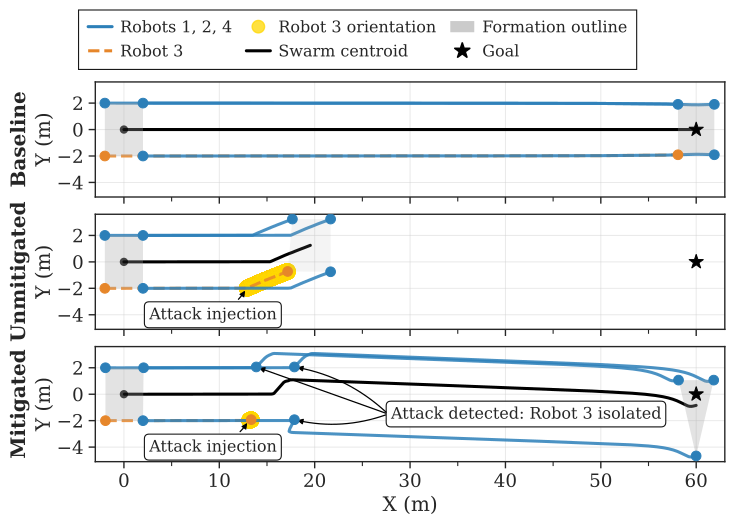

Here is the Python script that generated this plot:
#!/usr/bin/env python3
"""
Formation trajectory plot — D-MUTRA formation experiment.

3 rows (scenarios) × 1 column. Full trajectory from start (0 m) to goal (60 m).
Semantic colour coding: Robot 3 (attack target) in red, others in blue.
Text annotations removed — markers and legend are self-describing.
"""

from pathlib import Path
import glob, json, re
import matplotlib
matplotlib.use("Agg")
import matplotlib.pyplot as plt
from matplotlib.lines import Line2D
from matplotlib.patches import Patch
from matplotlib.ticker import MultipleLocator
import numpy as np
import pandas as pd
import seaborn as sns
import plot_style

SCRIPT_DIR  = Path(__file__).parent
DATA_SUBDIR = "formation-v4"
DATA_DIR    = SCRIPT_DIR.parent / "data" / DATA_SUBDIR
OUT_PDF     = SCRIPT_DIR / "formation_impact_trajectory.pdf"

FONT_SCALE  = 1.5
SSP_PICK    = 10
GOAL        = (60.0, 0.0)
D           = 2.0

C_HEALTHY   = "#2C7FB8"
C_TARGET    = "#E6862A"
C_YAW = "#FFD700"   # gold — rotation intensity overlay

RC = {
    "robot1": C_HEALTHY,
    "robot2": C_HEALTHY,
    "robot3": C_TARGET,
    "robot4": C_HEALTHY,
}
C_CENTROID  = "black"
C_SNAP_FILL = "#A0A0A0"
LW_ROBOT    = 2.2
LW_CENTROID = 2.2

SQ_ORDER  = ["robot1", "robot2", "robot3", "robot4"]
TRI_ORDER = ["robot1", "robot2", "robot4"]

plot_style.apply(FONT_SCALE)


# ── Helpers ───────────────────────────────────────────────────────────────────
def scenario_key(tag):
    m = re.match(r"(baseline|unmitigated|mitigated)(?:-ssp(\d+))?-r(\d+)", tag)
    return m.group(1), (int(m.group(2)) // 1000 if m.group(2) else None)


def load_metrics():
    out = {}
    for f in glob.glob(str(DATA_DIR / "metrics-*.json")):
        d = json.load(open(f))
        out.setdefault(scenario_key(d["run_tag"]), []).append(d)
    return out


def has_yaw(tag):
    """True if the CSV for this run contains real yaw columns."""
    p = DATA_DIR / f"formation-{tag}.csv"
    if not p.exists():
        return False
    with open(p) as f:
        return "yaw_robot3" in f.readline()


def representative(reps, key="ife_compromise", prefer_yaw=False):
    candidates = [r for r in reps if r.get(key) is not None]
    if not candidates:
        return reps[0]
    mean = np.mean([r[key] for r in candidates])
    if prefer_yaw:
        yaw_cands = [r for r in candidates if has_yaw(r["run_tag"])]
        if yaw_cands:
            candidates = yaw_cands
    return min(candidates, key=lambda r: abs(r[key] - mean))


def load_csv(tag):
    return pd.read_csv(DATA_DIR / f"formation-{tag}.csv")


def robot_pos_at(df, t_s, robot):
    idx = (df["t_rel_s"] - t_s).abs().argmin()
    return float(df[f"x_{robot}"].iloc[idx]), float(df[f"y_{robot}"].iloc[idx])


def draw_snapshot(ax, df, t_s, active_robots, dot_ms=7, fill_alpha=0.3):
    pos = {r: robot_pos_at(df, t_s, r) for r in active_robots}
    pts = [pos[r] for r in active_robots]
    px, py = [p[0] for p in pts], [p[1] for p in pts]
    if fill_alpha > 0:
        ax.fill(px, py, color=C_SNAP_FILL, alpha=fill_alpha, zorder=7, edgecolor="none")
    for r in active_robots:
        ax.plot(*pos[r], "o", color=RC[r], ms=dot_ms, mew=0.7, zorder=9)



def plot_rotation_overlay(ax, df, robots, t_min=None, t_max=None, s=140, max_alpha=0.85):
    """Scatter where alpha encodes yaw deviation — bright when spinning, invisible when aligned.

    signal = |ψ| / π  (ψ wrapped to [-π, π]).
    0 when facing the goal (+x, ψ≈0) → invisible.
    1 when facing opposite (ψ=±π) → fully bright."""
    m = np.ones(len(df), dtype=bool)
    if t_min is not None:
        m &= df["t_rel_s"].values >= t_min
    if t_max is not None:
        m &= df["t_rel_s"].values <= t_max
    sub = df[m]
    if sub.empty:
        return
    rc, gc, bc = 1.0, 215 / 255, 0.0   # #FFD700
    for robot in robots:
        col = f"yaw_{robot}"
        if col not in sub.columns:
            continue
        yaw_wrap = np.angle(np.exp(1j * sub[col].values))
        signal   = np.abs(yaw_wrap) / np.pi
        norm     = np.clip(signal, 0.0, 1.0)
        rgba = np.column_stack([
            np.full(len(norm), rc),
            np.full(len(norm), gc),
            np.full(len(norm), bc),
            norm ** 0.5 * max_alpha,
        ])
        ax.scatter(sub[f"x_{robot}"].values, sub[f"y_{robot}"].values,
                   s=s, c=rgba, linewidths=0, edgecolors="none", zorder=2)


def add_path_arrows(ax, df, robot, color, t_lo, t_hi, n=3, step=5, ms=9):
    mask = (df["t_rel_s"] >= t_lo) & (df["t_rel_s"] <= t_hi)
    xcol = ("centroid_x" if robot == "centroid" else f"x_{robot}")
    ycol = ("centroid_y" if robot == "centroid" else f"y_{robot}")
    x = df.loc[mask, xcol].values
    y = df.loc[mask, ycol].values
    if len(x) < step + 2:
        return
    idxs = np.linspace(int(len(x) * 0.15), int(len(x) * 0.80), n).astype(int)
    for i in idxs:
        j = min(i + step, len(x) - 1)
        dx, dy = x[j] - x[i], y[j] - y[i]
        if np.hypot(dx, dy) < 0.02:
            continue
        ax.annotate("", xy=(x[i] + dx, y[i] + dy), xytext=(x[i], y[i]),
                    arrowprops=dict(arrowstyle="-|>", color=color,
                                    lw=0.9, mutation_scale=ms,
                                    connectionstyle="arc3,rad=0"),
                    zorder=7)


# ── Load data ─────────────────────────────────────────────────────────────────
metrics  = load_metrics()
mit_rep  = representative(metrics[("mitigated",   SSP_PICK)], prefer_yaw=True)
unm_rep  = representative(metrics[("unmitigated", SSP_PICK)], prefer_yaw=True)
_base_all = metrics[("baseline", None)]
_base_yaw = [r for r in _base_all if has_yaw(r["run_tag"])]
base_rep  = min(_base_yaw or _base_all, key=lambda r: r["run_tag"])

df_mit  = load_csv(mit_rep["run_tag"])
df_unm  = load_csv(unm_rep["run_tag"])
df_base = load_csv(base_rep["run_tag"])

ROWS = [
    ("Baseline",  df_base, base_rep, "square"),
    ("Unmitigated",    df_unm,  unm_rep,  "unmitigated"),
    ("Mitigated",      df_mit,  mit_rep,  "reconfig"),
]

# ── Figure ────────────────────────────────────────────────────────────────────
# Full 0→60 m trajectory. Equal aspect dropped (68 m × 10 m ratio is impractical
# at paper width); formation outlines are slightly compressed vertically but all
# paths and endpoints are faithfully shown.
fig, axes = plt.subplots(3, 1, figsize=(7.5, 5.0),
                         sharex=True, sharey=True)

XLO, XHI = -3.0, 63.0
YLO, YHI = -5.1,  3.6

for row, (title, df, rep, mode) in enumerate(ROWS):
    ax = axes[row]

    t_inj  = rep.get("t_inject_s")
    t_det  = rep.get("t_detect_s")
    t_last = float(df["t_rel_s"].iloc[-1])

    # ── Rotation intensity overlay (spin window only: t_inj → t_det/t_last) ──
    if mode != "square" and t_inj is not None:
        t_clip = t_det if mode == "reconfig" else None
        plot_rotation_overlay(ax, df, ["robot3"], t_min=t_inj, t_max=t_clip)

    # ── Robot paths ───────────────────────────────────────────────────────────
    for robot in SQ_ORDER:
        ls = "--" if robot == "robot3" else "-"
        if mode == "reconfig" and robot == "robot3":
            mask = df["t_rel_s"] <= t_det
            ax.plot(df.loc[mask, f"x_{robot}"], df.loc[mask, f"y_{robot}"],
                    color=RC[robot], lw=LW_ROBOT, ls=ls, alpha=0.85, zorder=3)
        else:
            ax.plot(df[f"x_{robot}"], df[f"y_{robot}"],
                    color=RC[robot], lw=LW_ROBOT, ls=ls, alpha=0.85, zorder=3)

    # ── Centroid ──────────────────────────────────────────────────────────────
    ax.plot(df["centroid_x"], df["centroid_y"],
            color=C_CENTROID, lw=LW_CENTROID, zorder=5)

    # ── Formation snapshots ───────────────────────────────────────────────────
    draw_snapshot(ax, df, 0.0, SQ_ORDER)          # start — always square

    if mode == "square":
        draw_snapshot(ax, df, t_last, SQ_ORDER)   # goal — square formation arrived
    elif mode == "unmitigated":
        draw_snapshot(ax, df, t_last, SQ_ORDER,   # stall — faded, robots anchored
                      fill_alpha=0.12)
    elif mode == "reconfig":
        draw_snapshot(ax, df, t_last, TRI_ORDER)  # goal — triangle formation arrived
        # Detection-moment dots: all 4 robots at the isolation instant
        if t_det is not None:
            for r in SQ_ORDER:
                xi, yi = robot_pos_at(df, t_det, r)
                ax.plot(xi, yi, "o", color=RC[r], ms=7, mew=0.7, zorder=15)

    # ── Text annotations ─────────────────────────────────────────────────────────
    # "Attack injected": ha="right" puts text LEFT of xytext so the arrow exits
    #   to the right toward robot3's inject position — never through the text box.
    # "D-MUTRA …": va="top" puts text BELOW xytext so all three arrows go upward
    #   to the healthy robots, also never through the text box.
    fs_ann = plt.rcParams.get("axes.labelsize", 10) * 0.8
    ap     = dict(arrowstyle="-|>", color="black", lw=0.9, mutation_scale=8)
    bb     = dict(boxstyle="round,pad=0.3", facecolor="white",
                  edgecolor="black", linewidth=0.8, alpha=0.92)

    if t_inj is not None:
        r3xi, r3yi = robot_pos_at(df, t_inj, "robot3")
        # ha="right" → text sits LEFT of x=10; arrow exits right-center toward robot3
        ax.annotate("Attack injection",
                    xy=(r3xi, r3yi), xycoords="data",
                    xytext=(16, -4), textcoords="data",
                    va="center", ha="right", fontsize=fs_ann,
                    arrowprops=dict(**ap, connectionstyle="arc3,rad=0.2"),
                    bbox=bb, zorder=14)

    if t_det is not None and mode == "reconfig":
        healthy = [r for r in SQ_ORDER if r != "robot3"]
        hx = [robot_pos_at(df, t_det, r)[0] for r in healthy]
        hy = [robot_pos_at(df, t_det, r)[1] for r in healthy]
        # ha="left" → text sits RIGHT of x=25; arrows exit left-center to healthy robots
        # r1, r2 (y≈+2): up-left;  r4 (y≈-2): down-left
        ax.text(28, -1.5, "Attack detected: Robot 3 isolated",
                va="center", ha="left", fontsize=fs_ann,
                bbox=bb, zorder=14)
        rads = [0.15, 0.0, -0.15]   # r1 up-left, r2 up-left, r4 down-left
        for (xi, yi), rad in zip(zip(hx, hy), rads):
            ax.annotate("", xy=(xi, yi), xycoords="data",
                        xytext=(27.7, -1.5), textcoords="data",
                        arrowprops=dict(**ap, connectionstyle=f"arc3,rad={rad}"),
                        zorder=14)

    # ── Goal and start markers ────────────────────────────────────────────────
    ax.plot(GOAL[0], GOAL[1], "*", color="black", ms=11, mew=0.7, zorder=8)
    ax.plot(0, 0, "o", color="black", ms=6, mew=0, zorder=8, alpha=0.70)

    # ── Axes styling ──────────────────────────────────────────────────────────
    ax.set_xlim(XLO, XHI)
    ax.set_ylim(YLO, YHI)
    ax.xaxis.set_major_locator(MultipleLocator(10))
    ax.xaxis.set_minor_locator(MultipleLocator(5))
    ax.yaxis.set_major_locator(MultipleLocator(2))
    ax.grid(axis="both", **plot_style.GRID_KW)
    ax.set_axisbelow(True)
    ax.set_ylabel("Y (m)", labelpad=2)
    ax.text(-0.12, 0.5, title, transform=ax.transAxes,
            rotation=90, va="center", ha="center",
            fontsize=plt.rcParams.get("axes.labelsize", 10),
            fontweight="semibold")

axes[2].set_xlabel("X (m)")

# ── Legend ────────────────────────────────────────────────────────────────────
legend_elements = [
    Line2D([0], [0], color=C_HEALTHY,   lw=LW_ROBOT,    label="Robots 1, 2, 4"),
    Line2D([0], [0], color=C_TARGET,    lw=LW_ROBOT, ls="--", label="Robot 3"),
    Line2D([0], [0], marker="o", color=C_YAW, ms=9, alpha=0.75, lw=0,
           label="Robot 3 orientation"),
    Line2D([0], [0], color=C_CENTROID,  lw=LW_ROBOT,    label="Swarm centroid"),
    Patch(facecolor=C_SNAP_FILL, alpha=0.55, edgecolor="none", label="Formation outline"),
    Line2D([0], [0], marker="*", color="black", ms=12, lw=0, label="Goal"),
]
fig.legend(handles=legend_elements,
           loc="upper center", bbox_to_anchor=(0.5, 1.0),
           ncol=3, frameon=True, framealpha=0.9, fancybox=False,
           edgecolor="black", handlelength=1.5,
           columnspacing=0.9, borderpad=0.6, handletextpad=0.5, fontsize=plt.rcParams.get("axes.labelsize", 10) * 0.8)

fig.subplots_adjust(top=0.84, bottom=0.08, left=0.15, right=0.99,
                    hspace=0.15)
fig.savefig(OUT_PDF, bbox_inches="tight")
print(f"Saved → {OUT_PDF}")
print(f"\n── Trajectory plot values ───────────────────────────────")
print(f"  baseline    : {base_rep['run_tag']}")
print(f"  unmitigated : {unm_rep['run_tag']}")
print(f"    t_inject={unm_rep.get('t_inject_s')}s  progress={unm_rep['progress_pct']:.1f}%")
print(f"  mitigated   : {mit_rep['run_tag']}")
print(f"    t_inject={mit_rep.get('t_inject_s')}s  t_detect={mit_rep.get('t_detect_s')}s  progress={mit_rep['progress_pct']:.1f}%")
